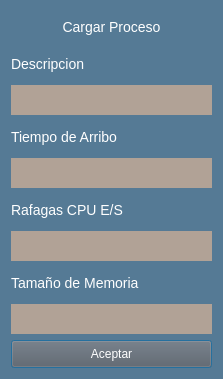
<?xml version="1.0" encoding="UTF-8"?>
<ui version="4.0">
 <class>CargadeProceso</class>
 <widget class="QDialog" name="CargadeProceso">
  <property name="geometry">
   <rect>
    <x>0</x>
    <y>0</y>
    <width>223</width>
    <height>379</height>
   </rect>
  </property>
  <property name="windowTitle">
   <string>Dialog</string>
  </property>
  <property name="styleSheet">
   <string notr="true">QDialog{
background-color:#557a95;
font-family: arial,verdana;
}
QLineEdit{
background-color:#b1a296;
border: 0;
font-size:14px;
height:30px;
}
QLabel{
color:white;
font-size:14px;
}
QPushButton#boton{
background-color:#5d5c61;
color:white;
height:20px;
}
QPushButton#boton:hover{
background-color:green;
color:white;
}


</string>
  </property>
  <layout class="QGridLayout" name="gridLayout_2">
   <item row="2" column="0">
    <widget class="QLabel" name="label_5">
     <property name="layoutDirection">
      <enum>Qt::LeftToRight</enum>
     </property>
     <property name="text">
      <string>Cargar Proceso</string>
     </property>
     <property name="alignment">
      <set>Qt::AlignCenter</set>
     </property>
    </widget>
   </item>
   <item row="9" column="0">
    <widget class="QLineEdit" name="lineRafaga"/>
   </item>
   <item row="4" column="0">
    <widget class="QLabel" name="label">
     <property name="text">
      <string>Descripcion</string>
     </property>
    </widget>
   </item>
   <item row="8" column="0">
    <widget class="QLabel" name="label_3">
     <property name="text">
      <string>Rafagas CPU E/S</string>
     </property>
    </widget>
   </item>
   <item row="11" column="0">
    <widget class="QLabel" name="label_4">
     <property name="text">
      <string>Tamaño de Memoria</string>
     </property>
    </widget>
   </item>
   <item row="5" column="0">
    <widget class="QLineEdit" name="lineDesc"/>
   </item>
   <item row="14" column="0">
    <widget class="QPushButton" name="boton">
     <property name="text">
      <string>Aceptar</string>
     </property>
    </widget>
   </item>
   <item row="6" column="0">
    <widget class="QLabel" name="label_2">
     <property name="text">
      <string>Tiempo de Arribo</string>
     </property>
    </widget>
   </item>
   <item row="7" column="0">
    <widget class="QLineEdit" name="lineTarribo"/>
   </item>
   <item row="12" column="0">
    <widget class="QLineEdit" name="lineMem">
     <property name="text">
      <string/>
     </property>
    </widget>
   </item>
  </layout>
 </widget>
 <resources/>
 <connections/>
</ui>
